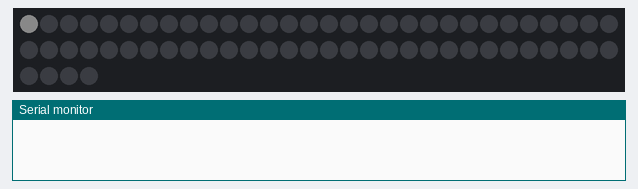
Recording of a sketch running on a simulated Arduino Uno, built with avr-gcc and run on an emulated ATmega328P. Parts: 64 RGB LEDs in strip order, left to right, continuing on the next row, the last lines printed to the serial monitor. Dim RGB values are drawn brighter than linear.

Above: at 0.01 s.
At 0.85 s:
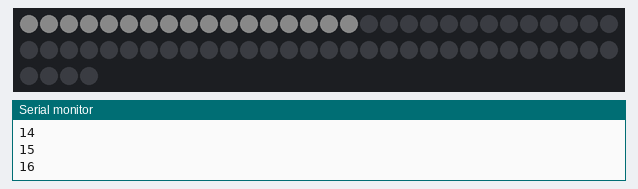
At 1.7 s:
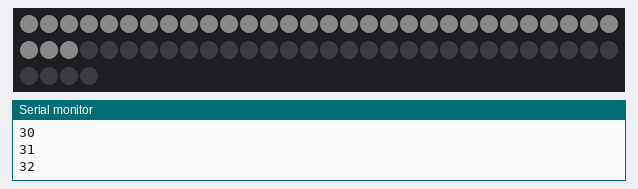
At 2.54 s:
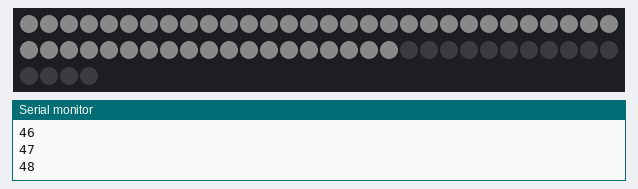
At 3.4 s:
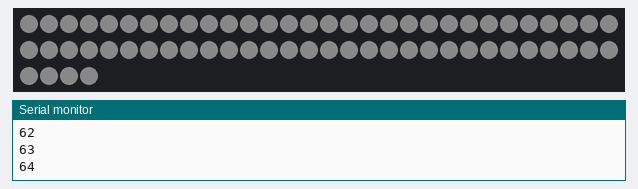

The sketch:

tests.ino
```cpp
#include <FastLED.h>
#define NUM_LEDS 64
#define DATA_PIN 3

int i = 0;

CRGB leds[NUM_LEDS];

void setup() {

  //Set up array with full map of ONE device, provided it's square
  int linLength = sqrt(NUM_LEDS);
  int LEDloc [linLength] [linLength];

  FastLED.addLeds <WS2812B, DATA_PIN, GRB> (leds, NUM_LEDS).setCorrection( TypicalLEDStrip );

  Serial.begin(9600);
}

void loop() {


  leds[i] = CRGB(10,10,10);
  FastLED.show();
  delay(50);
  i++;

  Serial.println(i);

}
```
